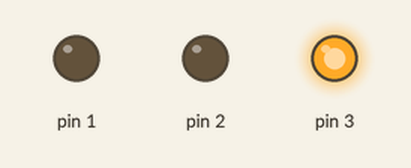
Bench run of a sketch on a simulated Arduino Uno, built with avr-gcc and run on an emulated ATmega328P. On the bench: output pins drawn as LEDs (lit = HIGH).

Above: at 0.5 s.
At 2.5 s:
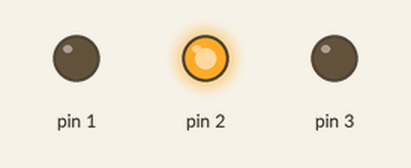
At 4.0 s:
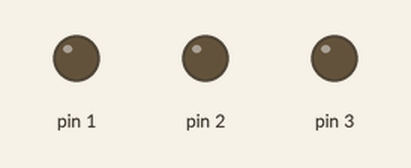
At 5.5 s:
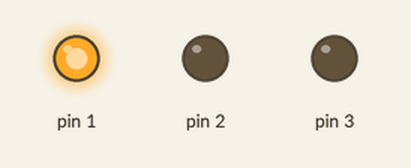
Timing chart, 0 to 9.1 s (numbered marks = the images above):
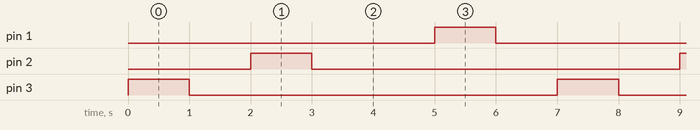

The sketch:

tremendous_albar_bombul1.ino
```cpp
// C++ code
//
void setup()
{
  pinMode(3, OUTPUT);
  pinMode(2, OUTPUT);
  pinMode(1, OUTPUT);
}

void loop()
{
  digitalWrite(3, HIGH);
  delay(1000); // Wait for 1000 millisecond(s)
  digitalWrite(3, LOW);
  delay(1000); // Wait for 1000 millisecond(s)
  digitalWrite(2, HIGH);
  delay(1000); // Wait for 1000 millisecond(s)
  digitalWrite(2, LOW);
  delay(1000); // Wait for 1000 millisecond(s)
    delay(1000); // Wait for 1000 millisecond(s)
  digitalWrite(1, HIGH);
  delay(1000); // Wait for 1000 millisecond(s)
  digitalWrite(1, LOW);
  delay(1000); // Wait for 1000 millisecond(s)
}
```

Measured:
- by itself, pin 1–3: alternates HIGH for 1.0 s and LOW for 6.0 s
- by itself, everything shown: repeats every 7.0 s, in 6 steps
